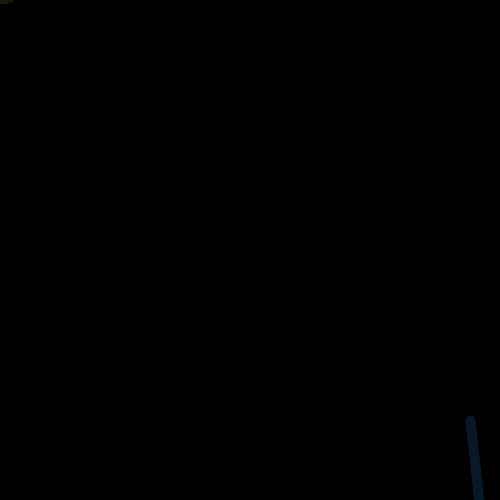
Frame 1 (no input)
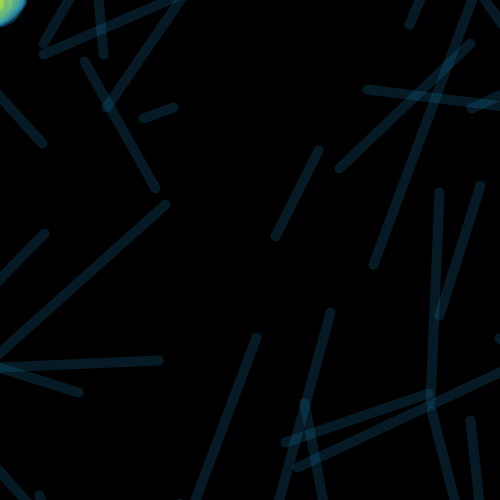
Frame 60 (the mouse pressed at the canvas centre just before this capture)
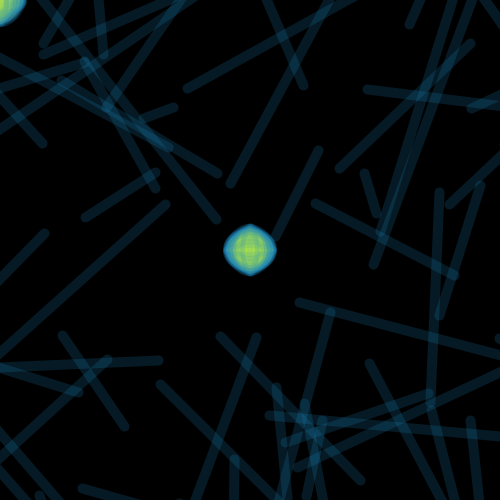
Frame 120 (the mouse held since frame 60 and released just before this capture)

The Processing sketch that drew these frames (run headless with seeded random() and noise(); from frame 60 on, the mouse is pressed at the canvas centre):

// Processing sketch: processing_131452
// ── processing_131452.pde

void setup() {
  size(500,500);
  background(0);
}

void draw() {
  ellipseMode(CENTER);
  fill(182,232,68,30);
  strokeWeight(5);
  ellipse(mouseX,mouseY,random(50),random(50));
  translate(width/2,height/2);
  rotate(random(TWO_PI));
 stroke(27,135,191,50);
 strokeWeight(10);
 line(random(500),random(500),random(500),random(500));

}
